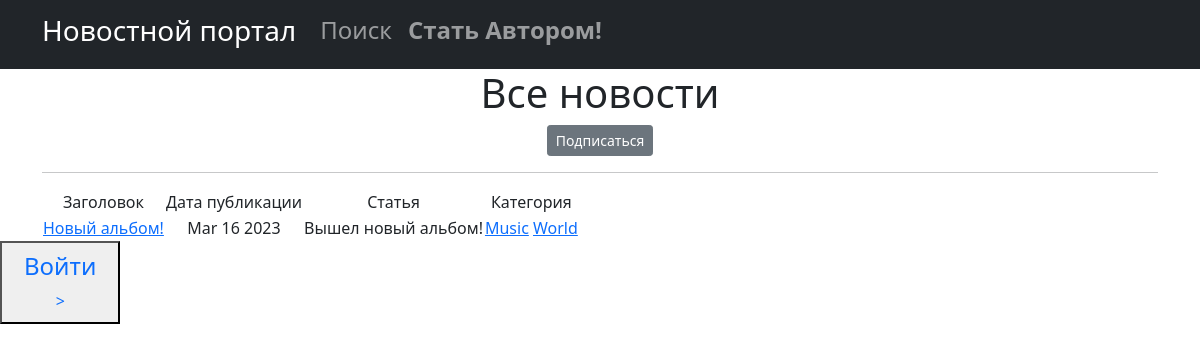
/news/categories/2, run on an earlier commit of the app's database.
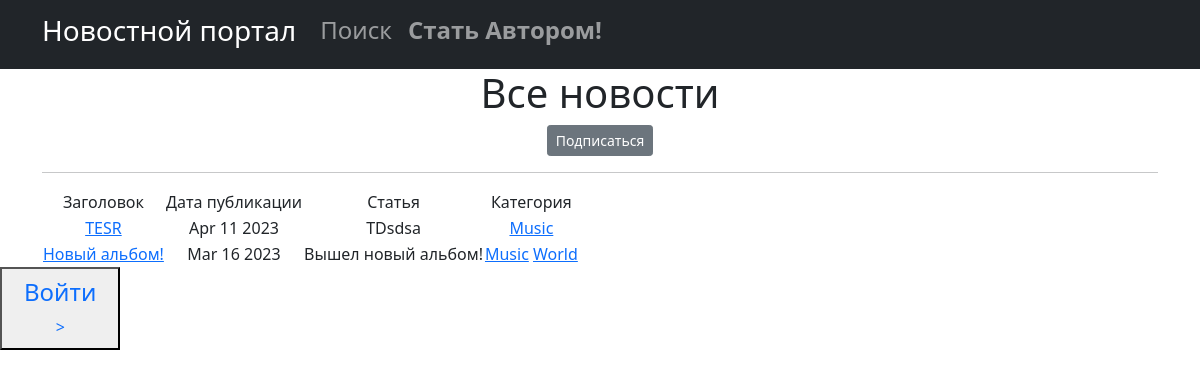
And on a later commit of the database.
### new/models.py (models this page shows, shortened)
class Post(models.Model):
    NEWS = 'NW'
    ARTICLE = 'AR'
    CATEGORY_CHOICES = [
        (NEWS, 'Новость'),
        (ARTICLE, 'Статья'),
    ]
    author = models.ForeignKey(Author, on_delete=models.CASCADE,)
    categoryType = models.CharField(max_length=2, choices=CATEGORY_CHOICES, default=ARTICLE)
    dateCreation = models.DateTimeField(auto_now_add=True)
    postCategory = models.ManyToManyField(Category, through='PostCategory')
    tittle = models.CharField(max_length=128)
    text = models.TextField()
    rating = models.SmallIntegerField(default=0)

class Category(models.Model):
    name = models.CharField(max_length=128, unique=True)
    subscribers = models.ManyToManyField(User, related_name='categories')
    def __str__(self):
        return self.name

### new/views.py (the view)
# urls.py: path('categories/<int:pk>', CategoryListView.as_view(), name='category_list'),
class CategoryListView(ListView):
    model = Post
    template_name = 'category_list.html'
    context_object_name = 'category_news_list'
    def get_queryset(self):
        self.category = get_object_or_404(Category, id=self.kwargs['pk'])
        queryset = Post.objects.filter(postCategory=self.category).order_by('-dateCreation')
        return queryset
    def get_context_data(self, **kwargs):
        context = super().get_context_data(**kwargs)
        context['is_not_subscriber'] = self.request.user not in self.category.subscribers.all()
        context['postCategory'] = self.category
        return context

### new/templatetags/custom_filters.py (called while the page is built)
@register.filter()
def censor(value):
    x='теракт'
    c='редиска'
    if x in value:
        a= value.replace('теракт', 'т*****')
        return a
    if c in value:
        d= value.replace('редиска', 'р******')
        return d
    try:
        x = str(x)
        c = str(c)
    except:
        print('Введено не слово')
    else:
        return value

### templates/category_list.html (shortened to what this page needs)
{% extends 'flatpages/default.html' %}
{% load custom_filters %}
{% block content %}
   <h1>Все новости</h1>
    {% if is_not_subscriber %}
    <p class="text-centre"><a href="{% url 'subscribe' postCategory.id %}" class="btn btn-secondary btn-sm">Подписаться </a> </p>
    {% endif %}
    <hr>
    {% if category_news_list %}
       <table>
           <tr>
               <td>Заголовок</td>
               <td>Дата публикации</td>
               <td>Статья</td>
                <td>Категория</td>
           </tr>
           {% for posts in category_news_list %}
           <tr>
               <td>
                   <a href="{% url 'post_detail' posts.id %}"> {{ posts.tittle|censor }}</a>
               </td>
               <td>{{ posts.dateCreation|date:'M d Y'}}</td>
               <td>{{ posts.text|truncatechars:20|censor}}</td>
               <td>
                   {% for category in posts.postCategory.all %}
                    <a href="{% url 'category_list' category.id %}">{{ category }}</a>
                        {% endfor %}
               </td>
           </tr>
           {% endfor %}
       </table>
   {% else %}
       <h2>Статей нет!</h2>
    {% endif %}
{% endblock content %}

What changed in the data, as far as the page shows it:
added Post: tittle|censor "TESR", dateCreation "Apr 11 2023", text|censor "TDsdsa", Category (name "Music")
